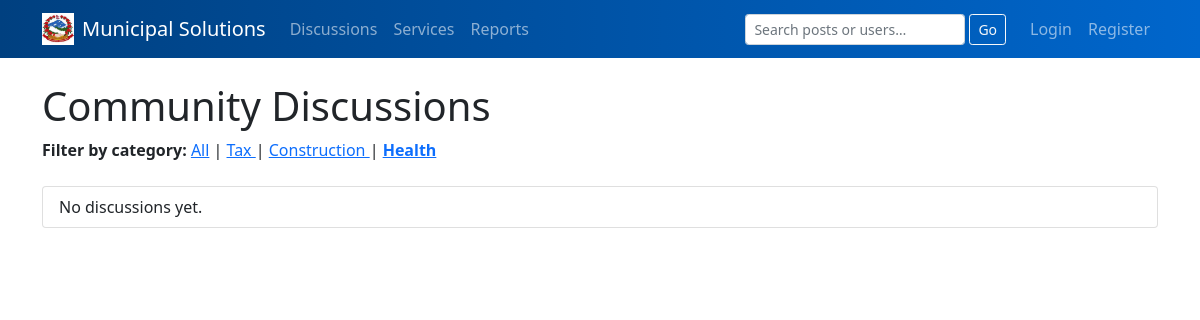
Page /discussions/?category=health on the earlier database version.
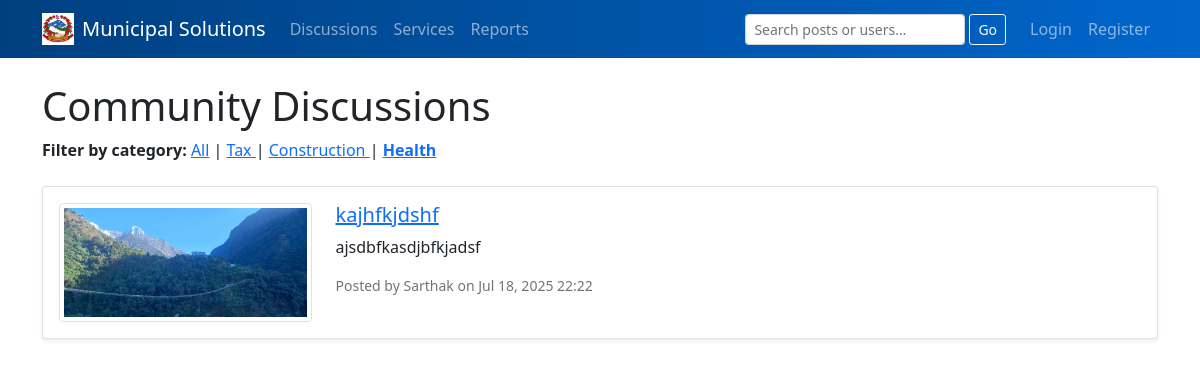
Same page on the later database version.
### services/models.py (models this page shows, shortened)
class DiscussionPost(models.Model):
    CATEGORY_TAX          = 'tax'
    CATEGORY_CONSTRUCTION = 'construction'
    CATEGORY_HEALTH       = 'health'
    CATEGORY_CHOICES = [
        (CATEGORY_TAX,          'Tax'),
        (CATEGORY_CONSTRUCTION, 'Construction'),
        (CATEGORY_HEALTH,       'Health'),
    ]
    author     = models.ForeignKey(CustomUser, on_delete=models.CASCADE)
    title      = models.CharField(max_length=200)
    content    = models.TextField()
    image      = models.ImageField(upload_to='discussion_images/', blank=True, null=True)
    location   = models.CharField(max_length=100, blank=True, null=True)
    category   = models.CharField(
        max_length=20,
        choices=CATEGORY_CHOICES,
        default=CATEGORY_TAX,
        help_text="Select one: Tax, Construction or Health"
    )
    created_at = models.DateTimeField(auto_now_add=True)
    updated_at = models.DateTimeField(auto_now=True)
    likes      = models.PositiveIntegerField(default=0)
    dislikes   = models.PositiveIntegerField(default=0)

### accounts/models.py (models this page shows, shortened)
class CustomUser(AbstractUser):
    is_admin     = models.BooleanField(default=False)
    phone_number = models.CharField(max_length=20, blank=True)
    address      = models.TextField(blank=True)
    email        = models.EmailField(unique=True)

### services/views.py (the view)
# urls.py: path('discussions/', views.discussions, name='discussions'),
def discussions(request):
    cat = request.GET.get('category')
    qs = DiscussionPost.objects.all()
    if cat in dict(DiscussionPost.CATEGORY_CHOICES):
        qs = qs.filter(category=cat)
    posts = qs.order_by('-created_at')
    return render(request, 'services/discussions.html', {
        'posts': posts,
        'selected_category': cat,   # so template knows what’s active
    })

### templates/services/discussions.html (shortened to what this page needs)
{% extends 'base.html' %}
{% block content %}
<h1>Community Discussions</h1>
<div class="mb-4">
  <strong>Filter by category:</strong>
  <a href="{% url 'discussions' %}">All</a> |
  <a href="{% url 'discussions' %}?category=tax"
     {% if selected_category == 'tax' %}class="text-primary fw-bold"{% endif %}>
    Tax
  </a> |
  <a href="{% url 'discussions' %}?category=construction"
     {% if selected_category == 'construction' %}class="text-primary fw-bold"{% endif %}>
    Construction
  </a> |
  <a href="{% url 'discussions' %}?category=health"
     {% if selected_category == 'health' %}class="text-primary fw-bold"{% endif %}>
    Health
  </a>
</div>
<div class="list-group">
    {% for post in posts %}
    <div class="list-group-item mb-3 p-3 rounded shadow-sm">
        <div class="row">
            <div class="col-md-3 mb-2 mb-md-0">
                {% if post.image %}
                    <img src="{{ post.image.url }}" class="img-thumbnail" style="max-height: 150px;">
                {% else %}
                    <img src="https://via.placeholder.com/150" class="img-thumbnail" alt="No Image">
                {% endif %}
            </div>
            <div class="col-md-9">
                <h5><a href="{% url 'post_detail' post.id %}">{{ post.title }}</a></h5>
                <p>{{ post.content|truncatechars:150 }}</p>
                <small class="text-muted d-block mb-2">
                    Posted by {{ post.author.username }} on {{ post.created_at|date:"M d, Y H:i" }}
                </small>
            </div>
        </div>
    </div>
    {% empty %}
    <div class="list-group-item">No discussions yet.</div>
    {% endfor %}
</div>
<link rel="stylesheet" href="https://unpkg.com/leaflet/dist/leaflet.css" />
{% endblock %}

Differences in the rows shown:
added DiscussionPost: image (picture), title "kajhfkjdshf", content "ajsdbfkasdjbfkjadsf", author.username "Sarthak", created_at "Jul 18, 2025 22:22"
Other differences:
text no longer shown: "No discussions yet."
